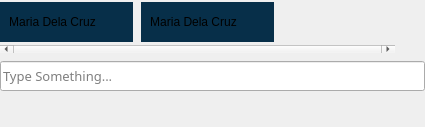
<?xml version="1.0" encoding="UTF-8"?>
<ui version="4.0">
 <class>Form</class>
 <widget class="QWidget" name="Form">
  <property name="geometry">
   <rect>
    <x>0</x>
    <y>0</y>
    <width>425</width>
    <height>127</height>
   </rect>
  </property>
  <layout class="QVBoxLayout" name="verticalLayout">
   <property name="spacing">
    <number>8</number>
   </property>
   <property name="leftMargin">
    <number>0</number>
   </property>
   <property name="topMargin">
    <number>0</number>
   </property>
   <property name="rightMargin">
    <number>0</number>
   </property>
   <property name="bottomMargin">
    <number>0</number>
   </property>
   <item>
    <widget class="QWidget" name="widget_3" native="true">
     <property name="sizePolicy">
      <sizepolicy hsizetype="Preferred" vsizetype="Fixed">
       <horstretch>0</horstretch>
       <verstretch>0</verstretch>
      </sizepolicy>
     </property>
     <property name="maximumSize">
      <size>
       <width>16777215</width>
       <height>60</height>
      </size>
     </property>
     <property name="styleSheet">
      <string notr="true"/>
     </property>
     <layout class="QHBoxLayout" name="horizontalLayout_12">
      <property name="spacing">
       <number>10</number>
      </property>
      <property name="leftMargin">
       <number>0</number>
      </property>
      <property name="topMargin">
       <number>0</number>
      </property>
      <property name="rightMargin">
       <number>0</number>
      </property>
      <property name="bottomMargin">
       <number>0</number>
      </property>
      <item>
       <widget class="QScrollArea" name="scrollArea_2">
        <property name="styleSheet">
         <string notr="true">QScrollBar:horizontal{
    height: 8px;
}

QScrollBar::handle:horizontal{
    background-color: #97b9f4;    
    min-width: 5px;
}

QScrollBar::sub-line:horizontal{
     height: 0;
     width: 0;
}

QScrollBar::add-line:horizontal{
   	 height: 0;
     width: 0;
}

QScrollBar::add-page:horizontal{
  background: none;
 }

QScrollBar::sub-page:horizontal{
  	background: none;
}</string>
        </property>
        <property name="frameShape">
         <enum>QFrame::NoFrame</enum>
        </property>
        <property name="verticalScrollBarPolicy">
         <enum>Qt::ScrollBarAlwaysOff</enum>
        </property>
        <property name="horizontalScrollBarPolicy">
         <enum>Qt::ScrollBarAlwaysOn</enum>
        </property>
        <property name="widgetResizable">
         <bool>true</bool>
        </property>
        <widget class="QWidget" name="scrollAreaWidgetContents_4">
         <property name="geometry">
          <rect>
           <x>0</x>
           <y>0</y>
           <width>395</width>
           <height>41</height>
          </rect>
         </property>
         <layout class="QHBoxLayout" name="horizontalLayout_15">
          <property name="spacing">
           <number>8</number>
          </property>
          <property name="sizeConstraint">
           <enum>QLayout::SetMinimumSize</enum>
          </property>
          <property name="leftMargin">
           <number>0</number>
          </property>
          <property name="topMargin">
           <number>0</number>
          </property>
          <property name="rightMargin">
           <number>0</number>
          </property>
          <property name="bottomMargin">
           <number>0</number>
          </property>
          <item>
           <widget class="QWidget" name="widget_5" native="true">
            <property name="maximumSize">
             <size>
              <width>16777215</width>
              <height>40</height>
             </size>
            </property>
            <property name="styleSheet">
             <string notr="true">background: #072f49</string>
            </property>
            <layout class="QHBoxLayout" name="horizontalLayout_16">
             <property name="spacing">
              <number>8</number>
             </property>
             <item>
              <widget class="QLabel" name="label_4">
               <property name="text">
                <string>Maria Dela Cruz</string>
               </property>
               <property name="alignment">
                <set>Qt::AlignCenter</set>
               </property>
              </widget>
             </item>
             <item>
              <widget class="QPushButton" name="btn_close_chat_5">
               <property name="sizePolicy">
                <sizepolicy hsizetype="Fixed" vsizetype="Fixed">
                 <horstretch>0</horstretch>
                 <verstretch>0</verstretch>
                </sizepolicy>
               </property>
               <property name="minimumSize">
                <size>
                 <width>20</width>
                 <height>20</height>
                </size>
               </property>
               <property name="maximumSize">
                <size>
                 <width>20</width>
                 <height>20</height>
                </size>
               </property>
               <property name="cursor">
                <cursorShape>PointingHandCursor</cursorShape>
               </property>
               <property name="styleSheet">
                <string notr="true">QPushButton{
	border: none;
	border-radius: none;
	background: none;
	background-repeat: none;
	background-image: url(:/icons/close.png);
	background-position: center center;
}

QPushButton:hover{
	background: none;
	background-repeat: none;
	background-image: url(:/icons/close_2.png);
	background-position: center center;
}</string>
               </property>
              </widget>
             </item>
            </layout>
           </widget>
          </item>
          <item>
           <widget class="QWidget" name="widget_6" native="true">
            <property name="maximumSize">
             <size>
              <width>16777215</width>
              <height>40</height>
             </size>
            </property>
            <property name="styleSheet">
             <string notr="true">background: #072f49</string>
            </property>
            <layout class="QHBoxLayout" name="horizontalLayout_17">
             <property name="spacing">
              <number>8</number>
             </property>
             <item>
              <widget class="QLabel" name="label_7">
               <property name="text">
                <string>Maria Dela Cruz</string>
               </property>
               <property name="alignment">
                <set>Qt::AlignCenter</set>
               </property>
              </widget>
             </item>
             <item>
              <widget class="QPushButton" name="btn_close_chat_6">
               <property name="sizePolicy">
                <sizepolicy hsizetype="Fixed" vsizetype="Fixed">
                 <horstretch>0</horstretch>
                 <verstretch>0</verstretch>
                </sizepolicy>
               </property>
               <property name="minimumSize">
                <size>
                 <width>20</width>
                 <height>20</height>
                </size>
               </property>
               <property name="maximumSize">
                <size>
                 <width>20</width>
                 <height>20</height>
                </size>
               </property>
               <property name="cursor">
                <cursorShape>PointingHandCursor</cursorShape>
               </property>
               <property name="styleSheet">
                <string notr="true">QPushButton{
	border: none;
	border-radius: none;
	background: none;
	background-repeat: none;
	background-image: url(:/icons/close.png);
	background-position: center center;
}

QPushButton:hover{
	background: none;
	background-repeat: none;
	background-image: url(:/icons/close_2.png);
	background-position: center center;
}</string>
               </property>
              </widget>
             </item>
            </layout>
           </widget>
          </item>
          <item>
           <spacer name="horizontalSpacer_8">
            <property name="orientation">
             <enum>Qt::Horizontal</enum>
            </property>
            <property name="sizeHint" stdset="0">
             <size>
              <width>106</width>
              <height>20</height>
             </size>
            </property>
           </spacer>
          </item>
         </layout>
        </widget>
       </widget>
      </item>
      <item>
       <widget class="QPushButton" name="btn_close_chat_3">
        <property name="sizePolicy">
         <sizepolicy hsizetype="Fixed" vsizetype="Fixed">
          <horstretch>0</horstretch>
          <verstretch>0</verstretch>
         </sizepolicy>
        </property>
        <property name="minimumSize">
         <size>
          <width>20</width>
          <height>20</height>
         </size>
        </property>
        <property name="maximumSize">
         <size>
          <width>20</width>
          <height>20</height>
         </size>
        </property>
        <property name="cursor">
         <cursorShape>PointingHandCursor</cursorShape>
        </property>
        <property name="styleSheet">
         <string notr="true">QPushButton{
	border: none;
	border-radius: none;
	background: none;
	background-repeat: none;
	background-image: url(:/icons/close.png);
	background-position: center center;
}

QPushButton:hover{
	background: none;
	background-repeat: none;
	background-image: url(:/icons/close_2.png);
	background-position: center center;
}</string>
        </property>
       </widget>
      </item>
     </layout>
    </widget>
   </item>
   <item>
    <layout class="QVBoxLayout" name="verticalLayout_12">
     <property name="spacing">
      <number>6</number>
     </property>
     <item>
      <widget class="QLineEdit" name="txt_message_3">
       <property name="minimumSize">
        <size>
         <width>0</width>
         <height>30</height>
        </size>
       </property>
       <property name="font">
        <font>
         <family>Barlow</family>
         <pointsize>10</pointsize>
        </font>
       </property>
       <property name="placeholderText">
        <string>Type Something...</string>
       </property>
      </widget>
     </item>
     <item>
      <layout class="QHBoxLayout" name="horizontalLayout_18">
       <property name="sizeConstraint">
        <enum>QLayout::SetMinimumSize</enum>
       </property>
       <item>
        <widget class="QPushButton" name="btn_file_3">
         <property name="sizePolicy">
          <sizepolicy hsizetype="Fixed" vsizetype="Fixed">
           <horstretch>0</horstretch>
           <verstretch>0</verstretch>
          </sizepolicy>
         </property>
         <property name="minimumSize">
          <size>
           <width>30</width>
           <height>30</height>
          </size>
         </property>
         <property name="maximumSize">
          <size>
           <width>30</width>
           <height>30</height>
          </size>
         </property>
         <property name="cursor">
          <cursorShape>PointingHandCursor</cursorShape>
         </property>
         <property name="styleSheet">
          <string notr="true">QPushButton{
	border: none;
	border-radius: none;
	background: none;
	background-repeat: none;
	background-image: url(:/icons/clip.png);
	background-position: center center;
}

QPushButton:hover{
	background: none;
	background-repeat: none;
	background-image: url(:/icons/clip_2.png);
	background-position: center center;
}</string>
         </property>
        </widget>
       </item>
       <item>
        <spacer name="horizontalSpacer_9">
         <property name="orientation">
          <enum>Qt::Horizontal</enum>
         </property>
         <property name="sizeHint" stdset="0">
          <size>
           <width>40</width>
           <height>20</height>
          </size>
         </property>
        </spacer>
       </item>
       <item>
        <widget class="QPushButton" name="btn_send_3">
         <property name="sizePolicy">
          <sizepolicy hsizetype="Fixed" vsizetype="Fixed">
           <horstretch>0</horstretch>
           <verstretch>0</verstretch>
          </sizepolicy>
         </property>
         <property name="minimumSize">
          <size>
           <width>30</width>
           <height>30</height>
          </size>
         </property>
         <property name="maximumSize">
          <size>
           <width>30</width>
           <height>30</height>
          </size>
         </property>
         <property name="cursor">
          <cursorShape>PointingHandCursor</cursorShape>
         </property>
         <property name="styleSheet">
          <string notr="true">QPushButton{
	border: none;
	border-radius: none;
	background: none;
	background-repeat: none;
	background-image: url(:/icons/send.png);
	background-position: center center;
}

QPushButton:hover{
	background: none;
	background-repeat: none;
	background-image: url(:/icons/send_2.png);
	background-position: center center;
}</string>
         </property>
        </widget>
       </item>
      </layout>
     </item>
    </layout>
   </item>
  </layout>
 </widget>
 <resources/>
 <connections/>
</ui>
